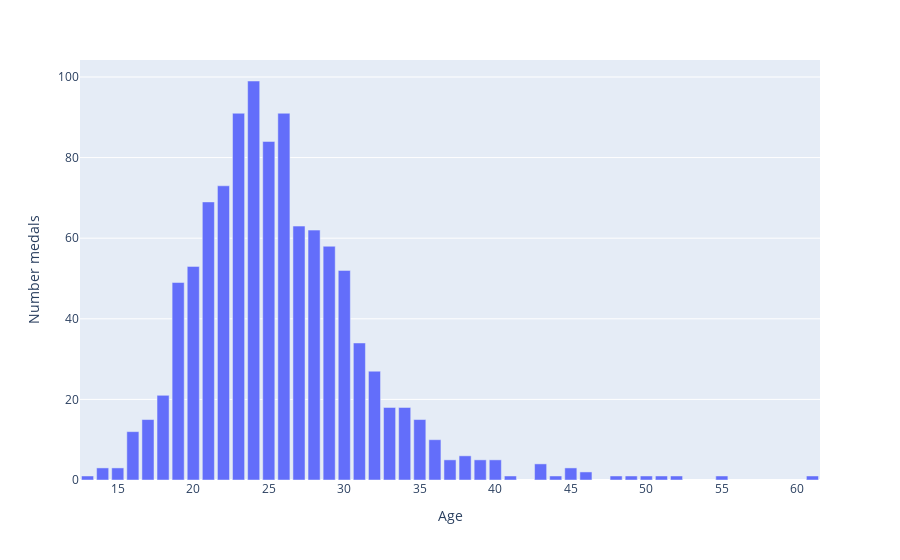

Notebook code for this chart:
### Code cell
canada_bestages = count_medals(canada_origdata, "Age")

canada_bestages.head()

fig = px.bar(canada_bestages, y=canada_bestages.columns[0]
).show()

### Figure 1 — Plotly figure (JSON) as saved in the notebook; plotly's stock layout.template omitted (floating-point values rounded to 4 significant figures)
{"data": [{"alignmentgroup": "True", "hovertemplate": "Age=%{x}<br>Number medals=%{y}<extra></extra>", "legendgroup": "", "marker": {"color": "#636efa", "pattern": {"shape": ""}}, "name": "", "offsetgroup": "", "orientation": "v", "showlegend": false, "textposition": "auto", "type": "bar", "x": [24, 23, 26, 25, 22, 21, 27, 28, 29, 20, 30, 19, 31, 32, 18, 34, 33, 35, 17, 16, 36, 38, 37, 39, 40, 43, 45, 14, 15, 46, 50, 52, 55, 51, 13, 49, 48, 44, 41, 61], "xaxis": "x", "y": [99, 91, 91, 84, 73, 69, 63, 62, 58, 53, 52, 49, 34, 27, 21, 18, 18, 15, 15, 12, 10, 6, 5, 5, 5, 4, 3, 3, 3, 2, 1, 1, 1, 1, 1, 1, 1, 1, 1, 1], "yaxis": "y"}], "layout": {"barmode": "relative", "legend": {"tracegroupgap": 0}, "margin": {"t": 60}, "xaxis": {"anchor": "y", "domain": [0, 1], "title": {"text": "Age"}}, "yaxis": {"anchor": "x", "domain": [0, 1], "title": {"text": "Number medals"}}}}
